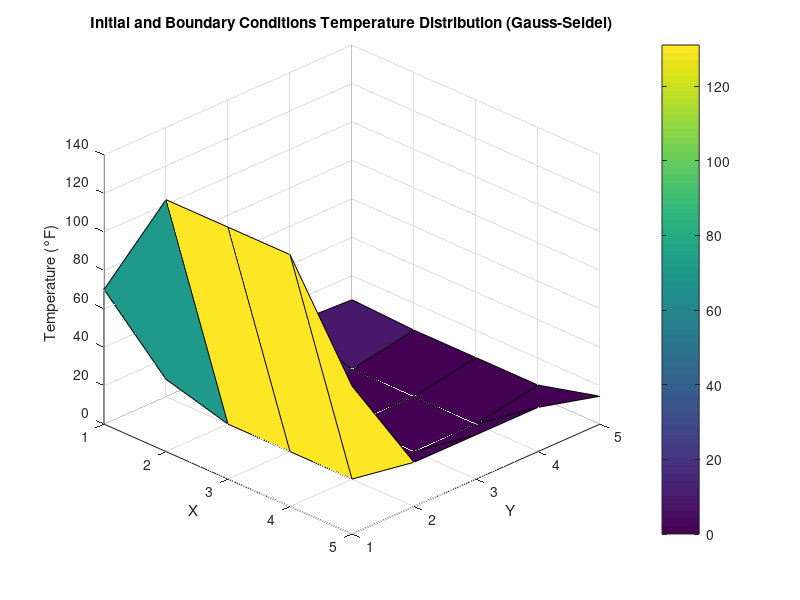

The MATLAB script that drew this image: (Note: this script raises an error after producing the figure.)
clc; clear; close all;

% Grid Size (3x3 interior, so 5x5 including boundaries)
N = 5;

% Discretization of Geometry
Length = 5;
width = 5;

% Boundary Conditions from NIM 13123069
T_top = 131;
T_right = 23;
T_bottom = 6;
T_left = 9;

% Convergence criteria
epsilon_s = 1; % convergence tolerance in %
max_iter = 10000;

% Initialize grid
T = zeros(N, N);

% Apply boundary conditions
T(1, :) = T_top;         % Top side
T(N, :) = T_bottom;      % Bottom side
T(:, 1) = T_left;        % Left side
T(:, N) = T_right;       % Right side

% Fix the corners by averaging overlapping BCs
T(1,1)   = (T_top + T_left) / 2;      % Top-left
T(1,N)   = (T_top + T_right) / 2;     % Top-right
T(N,1)   = (T_bottom + T_left) / 2;   % Bottom-left
T(N,N)   = (T_bottom + T_right) / 2;  % Bottom-right

% Initial Matrix T
disp(T);

% Plot initial and boundary conditions
figure;
[x,y] = meshgrid(1:N,1:N);
surf(x,y,T);
colorbar;
xlabel("X"); ylabel("Y"); zlabel("Temperature (°F)");
title('Initial and Boundary Conditions Temperature Distribution (Gauss-Seidel)');
view(45,30);

% Heatmap IC & BC  Plots
figure;
h = heatmap(T);
h.Title = 'Heated Plate Temperature Gradient Initial & Boundary Conditions';
h.XLabel = 'Left';
h.YLabel = 'Bottom';

% Gauss-Seidel Iteration
for iter = 1:max_iter
    max_error = 0;
    for i = 2:N-1
        for j = 2:N-1
            prev_iter = T(i,j);
            T(i,j) = 0.25 * (T(i+1,j) + T(i-1,j) + T(i,j+1) + T(i,j-1));
            error = abs((T(i,j) - prev_iter)/T(i,j)) * 100;
            if error > max_error
                max_error = error;
            end
        end
    end
    
    if max_error < epsilon_s
        fprintf('Converged in %d iterations with max error = %.4f%%\n', iter, max_error);
        break
    end
end

% Display final 3x3 interior values
disp('Final Temperature at Interior Points (3x3):');
disp(T(2:4, 2:4));

% Optional: Full Grid Display
disp('Full Temperature Grid (5x5):');
disp(T);

% Plotting the result
[X, Y] = meshgrid(1:N, 1:N);
figure;
surf(X, Y, T, 'EdgeColor', 'none');
xlabel('X');
ylabel('Y');
zlabel('Temperature (°F)');
title('Steady-State Temperature Distribution (Gauss-Seidel)');
colorbar;
view(45,30);


% Heatmap Plots
figure;
h = heatmap(T);
h.Title = 'Heated Plate Temperature Gradient';
h.XLabel = 'Left';
h.YLabel = 'Bottom'

